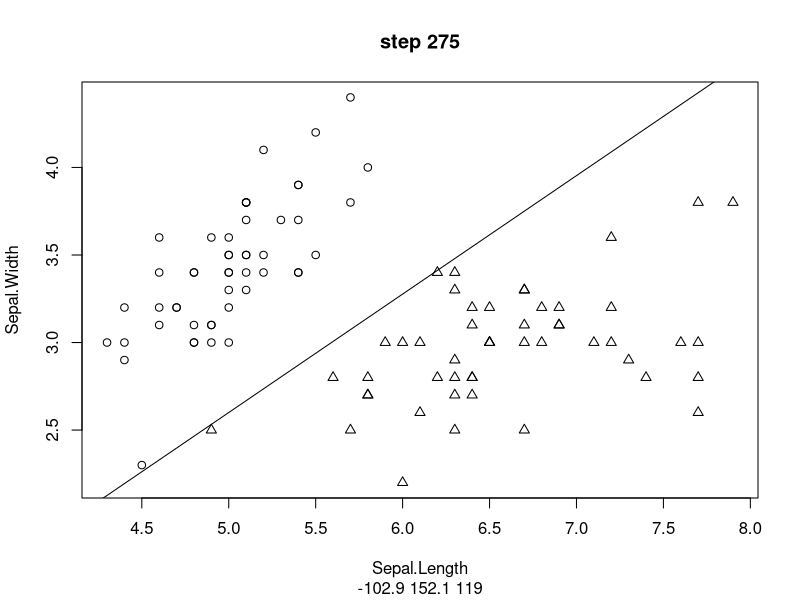
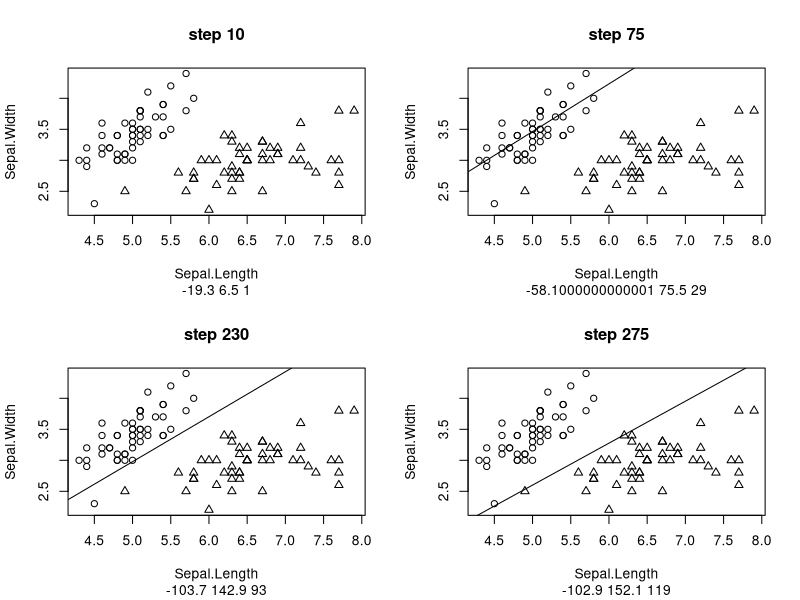

Recreate these plots in R, in order.
## Перцептрон Розенблатта
trainPerceptron <- function(dm, dc) {
  ## в result будем хранить список весов в зависимости от итерации, 
  ## чтобы потом можно было посмотреть, как развивались события
  result <- list()
  oldW <- c()
  w <- rep(0, ncol(dm))
  while (!identical(w, oldW)) {
    oldW <- w
    for (i in 1:nrow(dm)) {
      ## %*% здесь означает скалярное произведение
      pred <- sign(dm[i,] %*% w)
      w = w + (dc[i] - pred) * dm[i, ]
    }
    ## Добавляем w в конец списка
    result <- c(result, list(w))
  }
  result
}

## Визуализация результата обучения pcResult в разные моменты времени steps
plotPerceptronSteps <- function(pcResult, dm, dc, steps) {
  for (s in steps) {
    w <- pcResult[[s]]
    plot(dm[,1:2], main=paste("step", s), 
         pch= ifelse(dc > 0, 1, 2), sub=paste(w, collapse=' '))
    abline(-w[3] / w[2], -w[1] / w[2])
  }
}

data(iris)

## Отбираем только интересующие нас классы и переводим их в матрицу dm
dd <- iris[iris$Species != "versicolor", -(3:4)]
dm <- data.matrix(dd[, 1:2])

## А это чтобы разделяющая плоскость имела вид не
## y = ax, а y = ax + b, где подбираются и a, и b
dm <- cbind(dm, 1)

## dc — правая часть классификатора (метки классов)
## Делаем вектор из единиц
dc <- rep(1, nrow(dm))
## и исправляем те, что в классе -1
dc[dd$Species == "virginica"] <- -1


## Результат обучения:
pc <- trainPerceptron(dm, dc)
plotPerceptronSteps(pc, dm, dc, length(pc))

## Посмотрим разделение в разные мометны времени
par(mfrow=c(2,2))
plotPerceptronSteps(pc, dm, dc, c(10, 75, 230, length(pc)))
